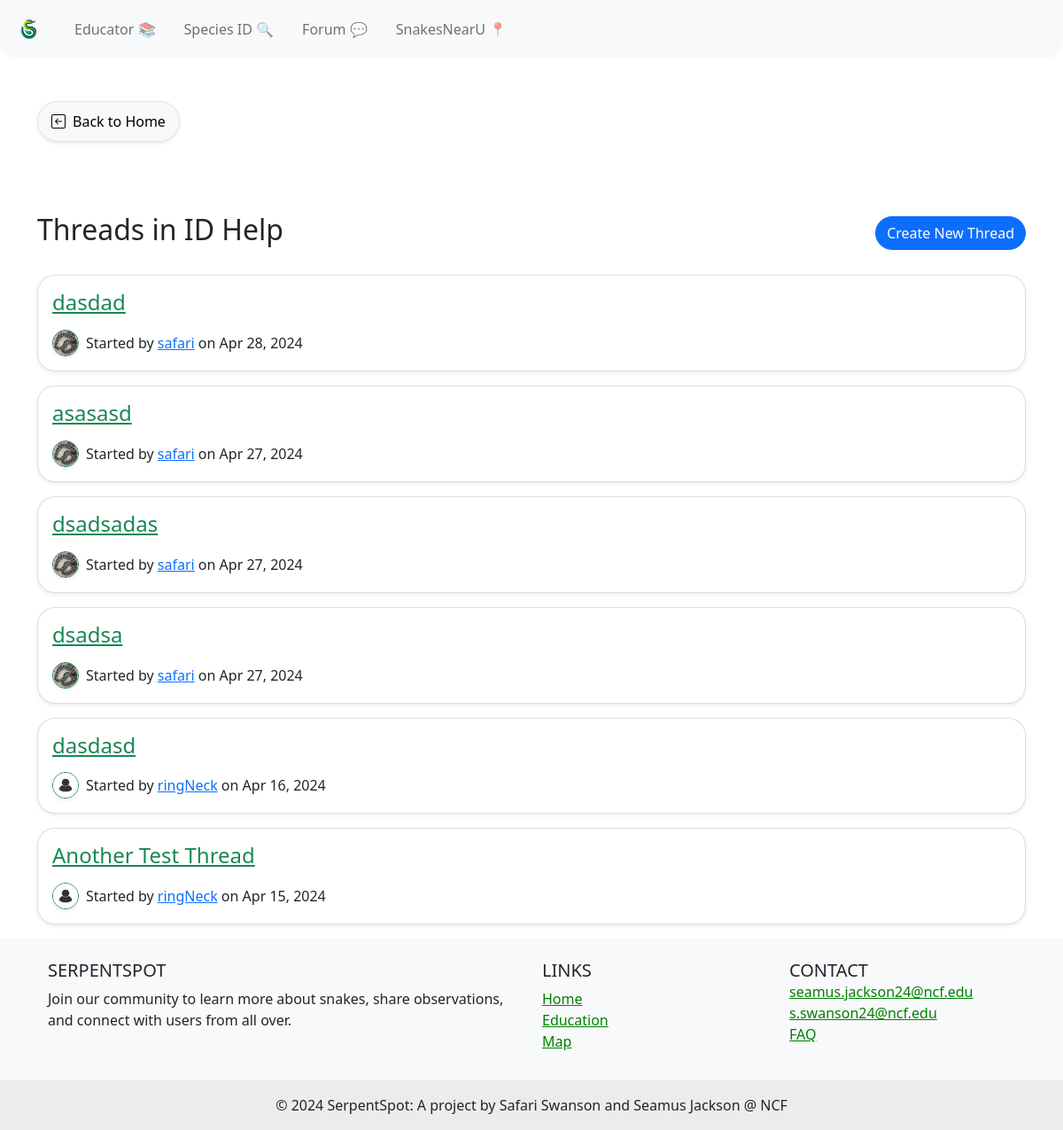
Page /forum/board/1/ on the earlier database version.
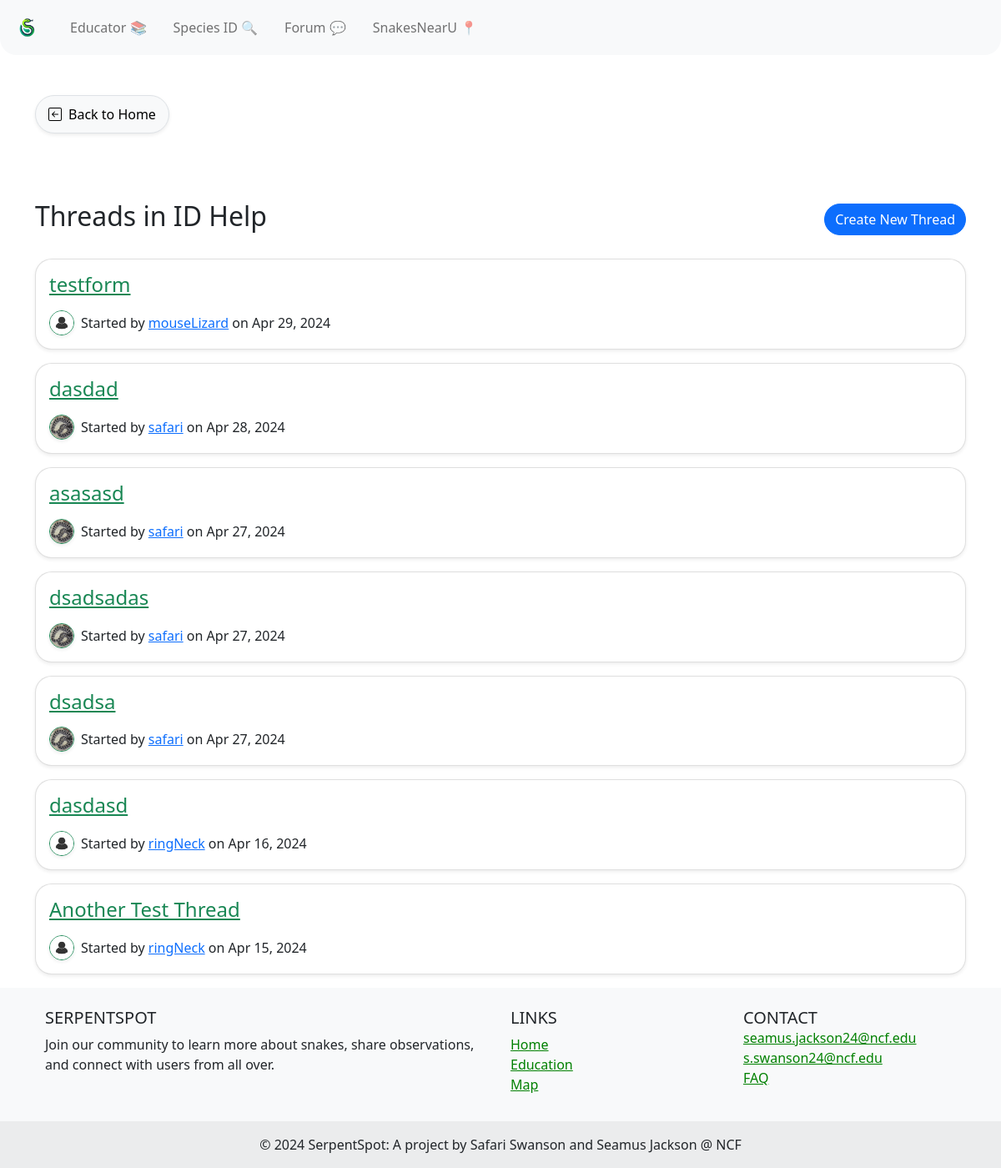
Same page on the later database version.
### Forum/models.py (models this page shows, shortened)
class Thread(models.Model):
    title = models.CharField(max_length=255)
    board = models.ForeignKey(Board, on_delete=models.CASCADE, related_name='threads')
    starter = models.ForeignKey(User, on_delete=models.CASCADE, related_name='threads_started')
    created_at = models.DateTimeField(auto_now_add=True)
    updated_at = models.DateTimeField(auto_now=True)

### UserAuth/models.py (models this page shows, shortened)
class UserProfile(models.Model):
    user = models.OneToOneField(User, on_delete=models.CASCADE) # Link the user profile to a user model instance
    profile_pic = models.ImageField(upload_to='profile_pics/', default='profile_pics/default.jpg' ,null=True, blank=True) # User profile picture
    bio = models.TextField(null=True, blank=True) # User bio
    observations = models.IntegerField(default=0) # User observation count
    favorite_species = models.ForeignKey(SnakeSpecies, on_delete=models.SET_NULL, null=True, blank=True) # User's favorite snake species

### Forum/views.py (the view)
# urls.py: path('board/<int:board_id>/', board_threads, name='board_threads'),
def board_threads(request, board_id):
    board = get_object_or_404(Board, pk=board_id)
    form = NewThreadForm()  # Instantiate the form
    threads = board.threads.all().order_by('-created_at')
    return render(request, 'board_threads.html', {'board': board, 'threads': threads, 'form': form})

### Forum/templates/board_threads.html (shortened to what this page needs)
{% extends 'base.html' %}
{% block content %}
<a href="{% url 'home' %}" class="back-button mb-5 shadow-sm rounded-pill">
   Back to Home
</a>
<div class="title-with-button">
   <h2>Threads in {{ board.name }}</h2>
   <button id="newThreadButton" type="button" class="btn btn-primary rounded-pill" data-bs-toggle="collapse"
      data-bs-target="#newThreadFormCollapse">
      Create New Thread
   </button>
</div>
<div class="threads mt-4">
    {% for thread in threads %}
    <div class="card shadow-sm mb-3"  style="border-radius: 20px; overflow: hidden;">
        <div class="card-body">
            <h4><a href="{% url 'thread_posts' thread.id %}" class="link-success">{{ thread.title }}</a></h4>
            <div class="d-flex align-items-center mt-3">
               <img src="{{ MEDIA_URL }}{{ thread.starter.userprofile.profile_pic.url }}" class="rounded-circle border border-success shadow-sm me-2" alt="Profile Picture" style="width: 30px; height: 30px; object-fit: cover;">
               <p class="card-text mb-0">Started by <a href="{% url 'user_profile' username=thread.starter.username %}">{{ thread.starter.username }}</a> on {{ thread.created_at|date:"M d, Y" }}</p>
           </div>
        </div>
    </div>
    {% endfor %}
</div>
{% endblock %}

Differences in the rows shown:
added Thread: title "testform", starter.userprofile.profile_pic (placeholder picture), starter.username "mouseLizard", created_at "Apr 29, 2024"
